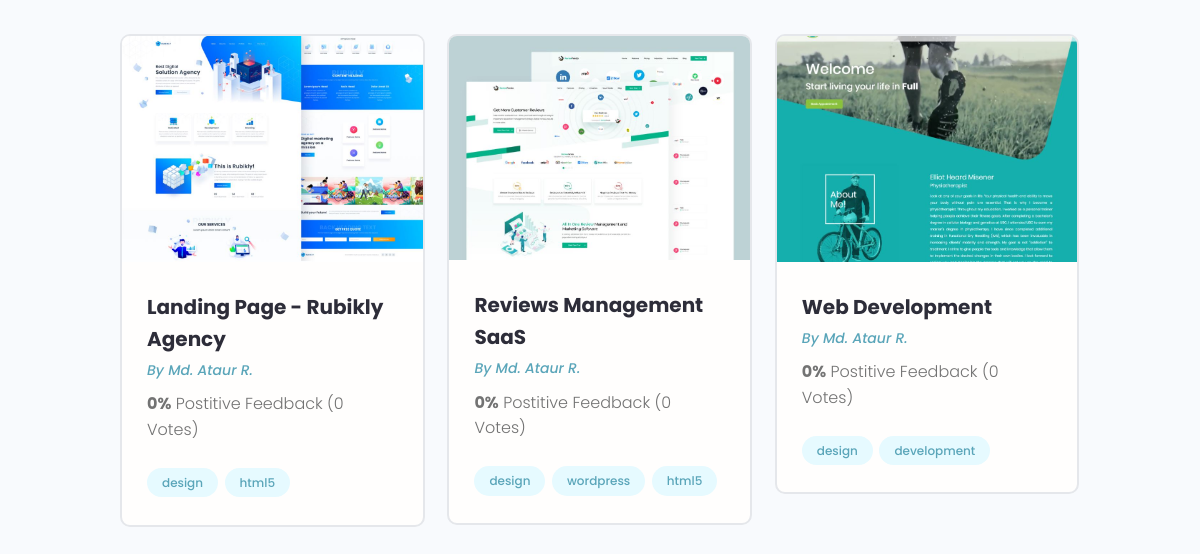
The page /projects/ (lower part) on the database as committed earlier.
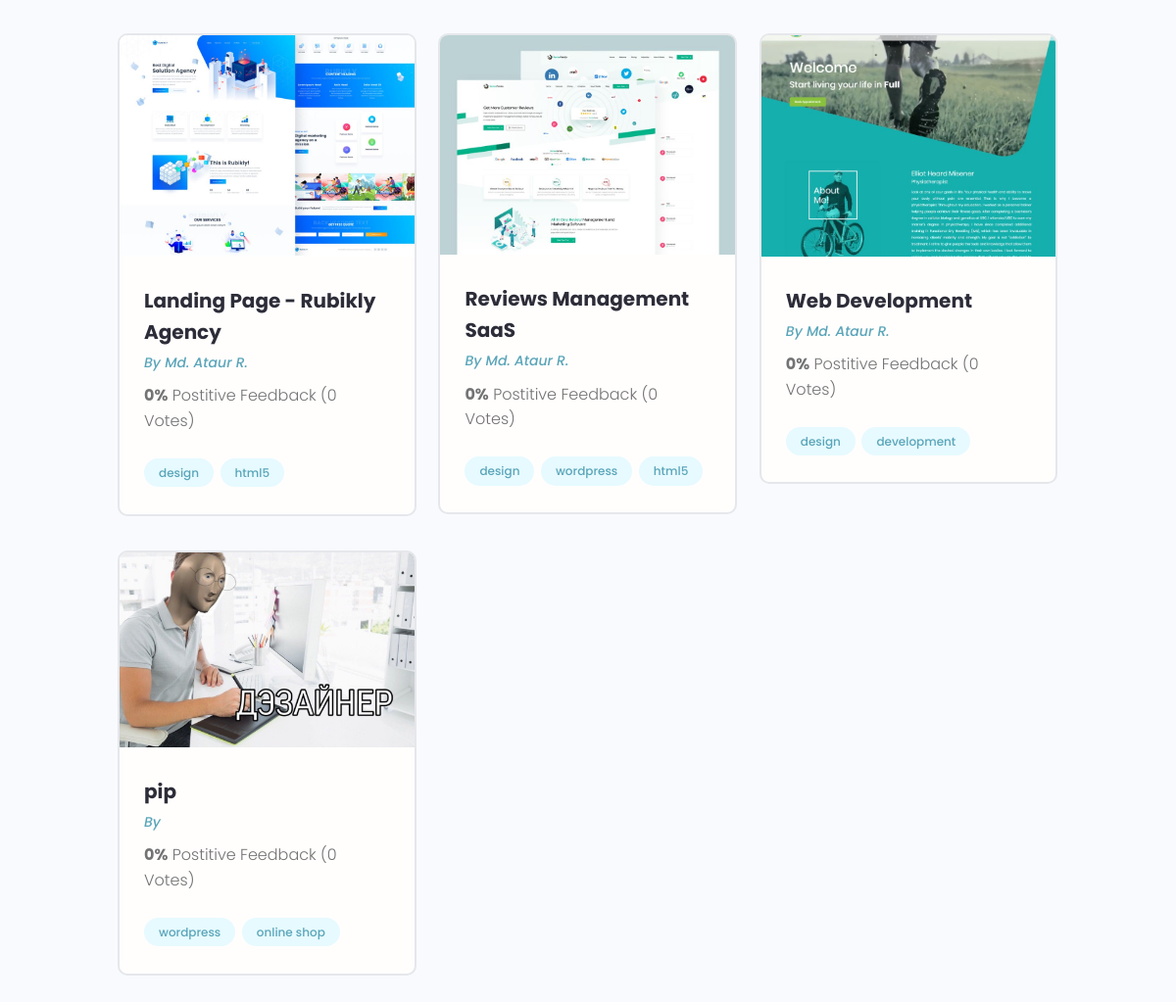
The same page on the database as committed later.
### projects/models.py (models this page shows, shortened)
class Project(models.Model):
    owner = models.ForeignKey(Profile, on_delete=models.SET_NULL, blank=True, null=True)
    title = models.CharField(max_length=200)
    description = models.TextField(null=True, blank=True)
    featured_image = models.ImageField(null=True, blank=True, upload_to="projects/%Y/%m/%d", default='default.jpg')
    demo_link = models.CharField(max_length=2000, null=True, blank=True)
    source_link = models.CharField(max_length=2000, null=True, blank=True)
    tags = models.ManyToManyField('Tag', blank=True)
    vote_total = models.IntegerField(default=0, null=True, blank=True)
    vote_ratio = models.IntegerField(default=0, null=True, blank=True)
    created = models.DateTimeField(auto_now_add=True)

class Tag(models.Model):
    name = models.CharField(max_length=200)
    created = models.DateTimeField(auto_now_add=True)
    def __str__(self):
        return self.name

### users/models.py (models this page shows, shortened)
class Profile(models.Model):
    user = models.OneToOneField(User, on_delete=models.CASCADE, blank=True, null=True)
    name = models.CharField(max_length=200, blank=True, null=True)
    email = models.EmailField(max_length=500, blank=True, null=True)
    username = models.CharField(max_length=200, blank=True, null=True)
    short_info = models.CharField(max_length=200, blank=True, null=True)
    bio = models.TextField(blank=True, null=True)
    profile_image = models.ImageField(upload_to='profiles/', blank=True, null=True, default='profiles/user-default.png')
    social_github = models.CharField(max_length=200, blank=True, null=True)
    social_youtube = models.CharField(max_length=200, blank=True, null=True)
    social_website = models.CharField(max_length=200, blank=True, null=True)
    created = models.DateTimeField(auto_now_add=True)

### projects/views.py (the view)
# urls.py: path('projects/', include('projects.urls')),
def projects(request):
    pr = Project.objects.all()
    context = {'projects': pr}
    return render(request, 'projects/projects.html', context)

### projects/templates/projects/projects.html (shortened to what this page needs)
{% extends 'projects/base.html' %}
{% block content %}
  <main class="projects">
    <section class="projectsList">
      <div class="container">
        <div class="grid grid--three">
          {% for project in projects %}
          <div class="column">
            <div class="card project">
              <a href="{% url 'project' project.id %}" class="project">
                <img class="project__thumbnail" src="{{ project.featured_image.url }}" alt="project thumbnail" />
                <div class="card__body">
                  <h3 class="project__title">{{project.title}}</h3>
                  <p><a class="project__author" href="{% url 'user_profile' project.owner.id %}">By {{ project.owner.name }}</a></p>
                  <p class="project--rating">
                    <span style="font-weight: bold;">{{ project.vote_ratio }}%</span> Postitive
                    Feedback ({{ project.vote_total }} Vote{{ project.vote_total| pluralize:'s' }})
                  </p>
                  <div class="project__tags">
                    {% for tag in project.tags.all %}
                    <span class="tag tag--pill tag--main">
                      <small>{{ tag }}</small>
                    </span>
                    {% endfor %}
                  </div>
                </div>
              </a>
            </div>
          </div>
          {% endfor %}
        </div>
      </div>
    </section>
  </main>
{% endblock %}

Rows that differ between the two databases and show on the page:
added Project: featured_image (picture), title "pip", vote_ratio "0", vote_total "0", vote_total|pluralize "s", Tag (name "wordpress")
now on this page (row unchanged): Tag: name "online shop", shown under "pip"
